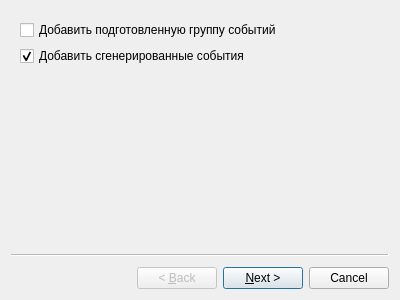
<?xml version="1.0" encoding="UTF-8"?>
<ui version="4.0">
 <class>AdditionGeneratedWizard</class>
 <widget class="QWizard" name="AdditionGeneratedWizard">
  <property name="geometry">
   <rect>
    <x>0</x>
    <y>0</y>
    <width>400</width>
    <height>300</height>
   </rect>
  </property>
  <property name="windowTitle">
   <string>Wizard</string>
  </property>
  <widget class="QWizardPage" name="wizardPage1">
   <layout class="QVBoxLayout" name="verticalLayout">
    <item>
     <widget class="QCheckBox" name="checkBoxTest">
      <property name="text">
       <string>Добавить подготовленную группу событий</string>
      </property>
      <attribute name="buttonGroup">
       <string notr="true">buttonGroup</string>
      </attribute>
     </widget>
    </item>
    <item>
     <widget class="QCheckBox" name="checkBoxGenerate">
      <property name="text">
       <string>Добавить сгенерированные события</string>
      </property>
      <property name="checked">
       <bool>true</bool>
      </property>
      <attribute name="buttonGroup">
       <string notr="true">buttonGroup</string>
      </attribute>
     </widget>
    </item>
   </layout>
  </widget>
  <widget class="QWizardPage" name="wizardPage2">
   <layout class="QGridLayout" name="gridLayout">
    <item row="0" column="0">
     <widget class="QLabel" name="labelTitle">
      <property name="text">
       <string>Число событий</string>
      </property>
     </widget>
    </item>
    <item row="0" column="1">
     <widget class="QLineEdit" name="lineEditEventCount">
      <property name="text">
       <string>10</string>
      </property>
     </widget>
    </item>
    <item row="1" column="0">
     <widget class="QLabel" name="labelTitle_2">
      <property name="text">
       <string>Максимальная вложенность</string>
      </property>
     </widget>
    </item>
    <item row="1" column="1">
     <widget class="QLineEdit" name="lineEditMaxNest">
      <property name="text">
       <string>1</string>
      </property>
     </widget>
    </item>
    <item row="2" column="0">
     <widget class="QLabel" name="labelTitle_3">
      <property name="text">
       <string>Минимальная дата</string>
      </property>
     </widget>
    </item>
    <item row="2" column="1">
     <widget class="QDateTimeEdit" name="dateTimeEditMin">
      <property name="timeSpec">
       <enum>Qt::UTC</enum>
      </property>
     </widget>
    </item>
    <item row="3" column="0">
     <widget class="QLabel" name="labelTitle_4">
      <property name="text">
       <string>Максимальная дата</string>
      </property>
     </widget>
    </item>
    <item row="3" column="1">
     <widget class="QDateTimeEdit" name="dateTimeEditMax">
      <property name="currentSection">
       <enum>QDateTimeEdit::DaySection</enum>
      </property>
      <property name="timeSpec">
       <enum>Qt::UTC</enum>
      </property>
     </widget>
    </item>
   </layout>
  </widget>
 </widget>
 <resources/>
 <connections/>
 <buttongroups>
  <buttongroup name="buttonGroup"/>
 </buttongroups>
</ui>
